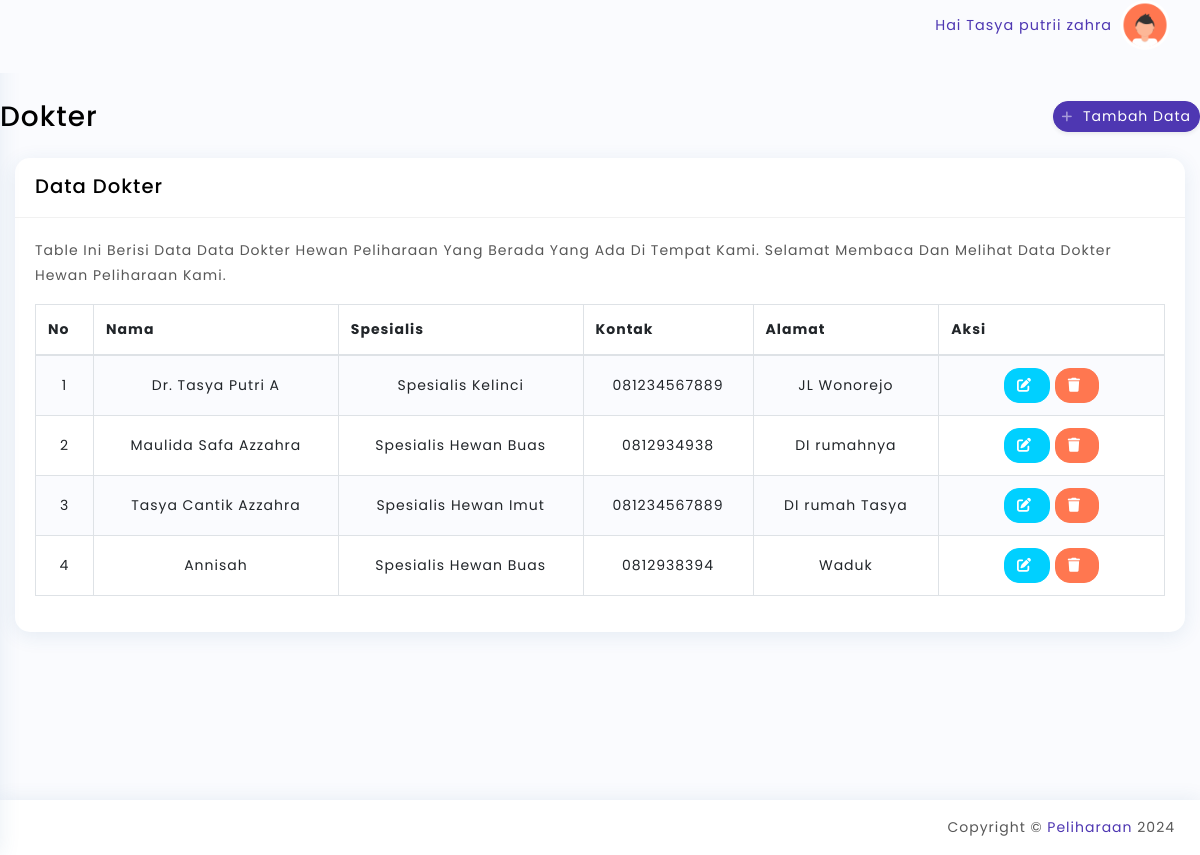
Page /admin/dokter.php (signed in) on the committed database.
### tables this page shows
CREATE TABLE `vets` (
  `id` int(11) NOT NULL,
  `nama` varchar(100) NOT NULL,
  `spesialisasi` varchar(100) DEFAULT NULL,
  `kontek` varchar(50) DEFAULT NULL,
  `alamat` text DEFAULT NULL,
  `id_user` int(11) NOT NULL
);

### config/app.php (called while the page is built, shortened)
<?php
include "koneksi.php";
function select($query)
{
  global $db;
  $result = mysqli_query($db, $query);
  $rows = [];
  while ($row = mysqli_fetch_assoc($result)) {
    $rows[] = $row;
  }
  return $rows;
}

### admin/dokter.php (the view, shortened to what this page needs)
<?php
$data_dokter = select(" SELECT * FROM vets ");
?>
<!doctype html>
<html lang="en">
   <head>
      <link rel="stylesheet" href="../assets/css/bootstrap.min.css">
      <link rel="stylesheet" href="../assets/css/typography.css">
      <link rel="stylesheet" href="../assets/css/style.css">
      <link rel="stylesheet" href="../assets/css/responsive.css">
      <link href="https://cdnjs.cloudflare.com/ajax/libs/font-awesome/6.0.0-beta3/css/all.min.css" rel="stylesheet">
   </head>
   <body class="sidebar-main-active right-column-fixed">
      <div class="wrapper">
       <?php include '../admin/template_admin/navbar.php'; ?>
         <div id="content-page" class="content-page">
         <div class="d-sm-flex align-items-center justify-content-between mb-4">
            <h1 class="h3 mb-0 text-gray-800">Dokter</h1>
              <a href="doktertambah.php" class="d-none d-sm-inline-block btn btn-sm btn-primary shadow-sm">
                <i class="fas fa-plus fa-sm text-white-50"></i> Tambah Data
              </a>
          </div>
            <div class="container-fluid">
               <div class="row">
                  <div class="col-sm-12">
                     <div class="iq-card">
                        <div class="iq-card-header d-flex justify-content-between">
                           <div class="iq-header-title">
                              <h4 class="card-title">Data Dokter</h4>
                           </div>
                        </div>
                        <div class="iq-card-body">
                           <p>Table Ini Berisi Data Data Dokter Hewan Peliharaan Yang Berada Yang Ada Di Tempat Kami. Selamat Membaca Dan Melihat Data Dokter Hewan Peliharaan Kami.</p>
                           <div class="table-responsive">
                              <table id="datatable" class="table table-striped table-bordered" >
                              <thead>
                         <tr>
                            <th>No</th>
                            <th>Nama</th>
                            <th>Spesialis</th>
                            <th>Kontak</th>
                            <th>Alamat</th>
                            <th style="width = 20%;">Aksi</th>
                        </tr>
                    </thead>
               <tbody>
            <?php $ids =       1; ?>
                        <?php foreach ($data_dokter as $dokter): ?>
                            <tr>
                                <td class="text-center"><?= $ids++; ?></td>
                                <td class="text-center"><?= $dokter['nama']; ?></td>
                                <td class="text-center"><?= $dokter['spesialisasi']; ?></td>
                                <td class="text-center"><?= $dokter['kontek']; ?></td>
                                <td class="text-center"><?= $dokter['alamat']; ?></td>
                                <td width="20%" class="text-center">
                                    <a href="dokteredit.php?id=<?= $dokter['id']; ?>" class="btn btn-info">
                                    <i class="fas fa-edit"></i>
                                    </a>
                                    <a href="dokterdelete.php?id=<?= $dokter['id']; ?>" class="btn btn-danger"  onclick="return confirmDelete();" title="delete">
                                    <i class="fas fa-trash"></i>
                                    </a>
                                </td>
                            </tr>
                            <?php endforeach; ?>
               </tbody>
                </table>
                           </div>
                        </div>
                     </div>
                  </div>
               </div>
            </div>
         </div>
      </div>
          <?php include '../admin/template_admin/footer.php';?>
   </body>
</html>

### admin/template_admin/navbar.php (shortened to what this page needs)
<?php
  $nama = isset($_SESSION['username']) ? $_SESSION['username'] : 'Guest';
  ?>
         <div class="iq-top-navbar">
            <div class="iq-navbar-custom">
               <nav class="navbar navbar-expand-lg navbar-light p-0">
                  <ul class="navbar-list">
                     <li class="line-height">
                        <a href="" class="search-toggle iq-waves-effect d-flex align-items-center">
                        <span class="mr-2 d-none d-lg-inline text-gray-600 small"><?php echo "Hai ", ucfirst(strtolower($nama)); ?></span>
                        <img src="../assets/images/user/user.png" class="img-fluid rounded-circle" alt="user">
                        </a>
                     </li>
                  </ul>
               </nav>
            </div>
         </div>

### admin/template_admin/footer.php
<footer class="iq-footer">
    <div class="container-fluid">
       <div class="row">
          <div class="col-lg-6">
          </div>
          <div class="col-lg-6 text-right">
             Copyright &copy; <a href="#">Peliharaan</a> 2024
          </div>
       </div>
    </div>
 </footer>

### assets/css/typography.css (style rules this page uses)
body { font-family: 'Poppins', sans-serif; font-weight: 400; font-style: normal; font-size: 14px; line-height: 1.8; letter-spacing: 1px; padding: 0; margin: 0; color: var(--iq-body-text); background: var(--iq-body-bg); }
a, .btn { -webkit-transition: all 0.5s ease-out 0s; -moz-transition: all 0.5s ease-out 0s; -ms-transition: all 0.5s ease-out 0s; -o-transition: all 0.5s ease-out 0s; transition: all 0.5s ease-out 0s; }
a, button, input, btn { outline: medium none !important; }
a { color: var(--iq-primary); }
.rounded-circle { border-radius: 50% !important; }
h1, h2, h3, h4, h5, h6 { font-family: 'Poppins', sans-serif; font-weight: 500; margin: 0px; line-height: 1.5; color: var(--iq-title-text); }
h1 { font-size: 3.052em; }
h4 { font-size: 1.400em; }
.table-striped tbody tr:nth-of-type(odd) { background: var(--iq-body-bg); }
.table td, .table th { vertical-align: middle; }
.line-height { line-height: normal !important; }
.iq-card { background: var(--iq-light-card); -webkit-border-radius: 15px; -moz-border-radius: 15px; border-radius: 15px; margin-bottom: 30px; border: none; -webkit-box-shadow: 0px 4px 20px 0px rgba(44, 101, 144, 0.1); box-shadow: 0px 4px 20px 0px rgba(44, 101, 144, 0.1); }
.iq-card-body { padding: 20px; }
.iq-card .iq-card-header { padding: 0 20px; min-height: 60px; -ms-flex-align: center !important; align-items: center !important; border-bottom: 1px solid var(--iq-border-light); }
.iq-card .iq-card-header .iq-header-title { display: inline-block; align-self: center !important; }
.iq-card .iq-card-header .iq-header-title .card-title { margin-bottom: 0; }
.btn { font-size: 14px; border-radius: 15px; }
.btn i { margin-right: 5px; }
.btn-primary { background: var(--iq-primary); border-color: var(--iq-primary); }
.btn-danger { background-color: var(--iq-danger); border-color: var(--iq-danger); }
.btn-info { background-color: var(--iq-info); border-color: var(--iq-info); }

### assets/css/responsive.css (style rules this page uses)
@media (max-width:1299px) { .content-page, body.sidebar-main .content-page { margin-left: 0; padding: 100px 0 0; } }
@media (max-width:1299px) { .iq-top-navbar, body.sidebar-main .iq-top-navbar { width: auto; left: 0; right: 0; padding-left: 15px; } }
@media (max-width:1299px) { .iq-footer, body.sidebar-main .iq-footer { padding: 15px 10px; margin-left: 0; width: 100%; } }

### assets/css/variable.css (style rules this page uses)
:root { --iq-title-text: #000000; --iq-body-text: #585858; --iq-body-bg: #fafbfe; --iq-primary: #4e37b2; --iq-secondary: #a09e9e; --iq-success: #1ee2ac; --iq-warning: #ffdd31; --iq-danger: #ff7750; --iq-info: #00d0ff; --iq-dark: #01041b; --iq-light: #ccced2; --iq-white: #ffffff; --iq-black: #000000; --iq-gray: #c2c2c2; --iq-close: #ff4e4e; --iq-search: #b4a4ff; --iq-light-primary: #dbd7f0; --iq-light-secondary: #f1f2f1; --iq-light-success: #e1fff7; --iq-light-danger: #ffe4dc; --iq-light-warning: #fefaee; --iq-light-info: #f4f0ff; --iq-light-dark: #f0efef; --iq-light-close: #ffdbdb; --iq-light-menu: #9f8bf6; --iq-light-search: #5b43c7; --iq-light-hover: #eaeeff; --iq-primary-hover: #452abb; --iq-secondary-hover: #3948e8; --iq-success-hover: #0ce1a6; --iq-danger-hover: #f9663c; --iq-warning-hover: #fefaee; --iq-info-hover: #03b6de; --iq-dark-hover: #3948e8; --iq-border-light: #f1f1f1; --iq-border-danger: #ff9273; --iq-light-card: #ffffff; --iq-primary-rgb: 100, 114, 248; --iq-color1: #4e37b2; --iq-color2: #02d871; --iq-color3: #309cf3; --iq-color4: #ff00ff; --iq-color5: #fb1f4c; --iq-color6: #00ced1; --iq-color7: #f35f3b; --iq-color8: #fde117; --iq-color9: #ff0000; --iq-color10: #88028c; --iq-color11: #00d5ab; --iq-color12: #ce9252; --iq-color13: #f9ae02; --iq-color14: #1e7fe4; --iq-color15: #006400; --iq-color16: #fa7c04; --iq-color17: #81bf02; --iq-color18: #99a7ca; --iq-color19: #3d2a26; --iq-color20: #a0746b; }

### rows in the picture
vets: nama "Dr. Tasya Putri A", spesialisasi "Spesialis Kelinci", kontek "081234567889", alamat "JL Wonorejo"
vets: nama "Maulida Safa Azzahra", spesialisasi "Spesialis Hewan Buas", kontek "0812934938", alamat "DI rumahnya"
vets: nama "Tasya Cantik Azzahra", spesialisasi "Spesialis Hewan Imut", kontek "081234567889", alamat "DI rumah Tasya"
vets: nama "Annisah", spesialisasi "Spesialis Hewan Buas", kontek "0812938394", alamat "Waduk"

### other values in the picture
$nama "Tasya putrii zahra"
